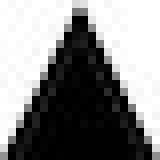
#> input picture img/up.jpg, 20 x 20 px (shown 8 times larger)
$ python image_util.py   (older library calls are emulated)
#> lines starting #> are read from the running program, lines starting #| are printed output that depends on the picture
### scripts/read_config.py
import os
import json

def read_config():
    config_file_path = os.path.join(
        os.path.dirname(os.path.realpath(__file__)),
        'configuration.json'
    )
    with open(config_file_path) as config_file:
#> (reads scripts/configuration.json from the repository)
        return json.load(config_file)

### scripts/image_util.py
import cv2
import numpy as np
import os
from read_config import read_config

map_x = (read_config()["map_size"][0])
map_y = (read_config()["map_size"][1])
MAP_SHAPE = (((map_x * (20 + 4)) + 4), ((map_y * (20 + 4)) + 4), 3)

up = cv2.imread("../img/up.jpg")
#> up is the input picture: shape (20, 20, 3); min 0, max 255, mean 134.7
up_start = cv2.imread("../img/up_start.jpg")
up_hit = cv2.imread("../img/up_hit.jpg")

down = cv2.imread("../img/down.jpg")
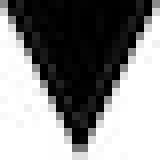
#> input picture img/down.jpg, 20 x 20 px (shown 8 times larger)
#> down is the input picture: shape (20, 20, 3); min 0, max 255, mean 135.1
down_start = cv2.imread("../img/down_start.jpg")
down_hit = cv2.imread("../img/down_hit.jpg")

left = cv2.imread("../img/left.jpg")
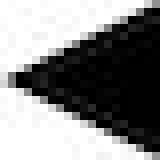
#> input picture img/left.jpg, 20 x 20 px (shown 8 times larger)
#> left is the input picture: shape (20, 20, 3); min 0, max 255, mean 134.6
left_start = cv2.imread("../img/left_start.jpg")
left_hit = cv2.imread("../img/left_hit.jpg")

right = cv2.imread("../img/right.jpg")
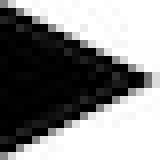
#> input picture img/right.jpg, 20 x 20 px (shown 8 times larger)
#> right is the input picture: shape (20, 20, 3); min 0, max 255, mean 134.9
right_start = cv2.imread("../img/right_start.jpg")
right_hit = cv2.imread("../img/right_hit.jpg")

goal = cv2.imread("../img/goal.jpg")
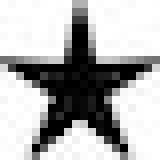
#> input picture img/goal.jpg, 20 x 20 px (shown 8 times larger)
#> goal is the input picture: shape (20, 20, 3); min 0, max 255, mean 176.5
goal_end = cv2.imread("../img/goal_end.jpg")

wall = cv2.imread("../img/wall.jpg")
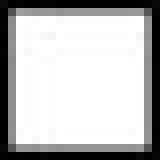
#> input picture img/wall.jpg, 20 x 20 px (shown 8 times larger)
#> wall is the input picture: shape (20, 20, 3); min 0, max 255, mean 187.4

pit = cv2.imread("../img/pit.jpg")
pit_end = cv2.imread("../img/pit_end.jpg")

img_map = {
    "WALL": wall,
    "PIT": pit,
    "PITE": pit_end,
    "GOAL": goal,
    "GOALE": goal_end,
    "N": up,
    "NH": up_hit,
    "NS": up_start,
    "S": down,
    "SH": down_hit,
    "SS": down_start,
    "W": left,
    "WH": left_hit,
    "WS": left_start,
    "E": right,
    "EH": right_hit,
    "ES": right_start
}

height, width, layers = MAP_SHAPE

def save_image_for_iteration(policy_list, iteration):
    #Creating an empty map of white spaces
    empty_map = np.zeros(MAP_SHAPE)
    empty_map.fill(255)
    for row in range(len(policy_list)):
        for col in range(len(policy_list[0])):
            new_pos_row = ((row + 1) * 4) + (row * 20)
            new_pos_col = ((col + 1) * 4) + (col * 20)
            empty_map[new_pos_row : new_pos_row + 20, new_pos_col : new_pos_col + 20] = img_map[policy_list[row][col]]
    cv2.imwrite("../saved_video/iteration_" + str(iteration) + ".jpg", empty_map)


def generate_video(no_of_iterations):
    video = cv2.VideoWriter("../saved_video/video.avi", cv2.cv.CV_FOURCC('m', 'p', '4', 'v'), 1, (width, height))

    for i in range(no_of_iterations):
        file_name = "../saved_video/iteration_" + str(i) + ".jpg"
        img = cv2.imread(file_name)
        video.write(cv2.cvtColor(np.array(img), cv2.COLOR_RGB2BGR))
        #This removes the image after stitching it to the video. Please comment this if you want the images to be saved
        #os.remove(file_name)
    video.release()
